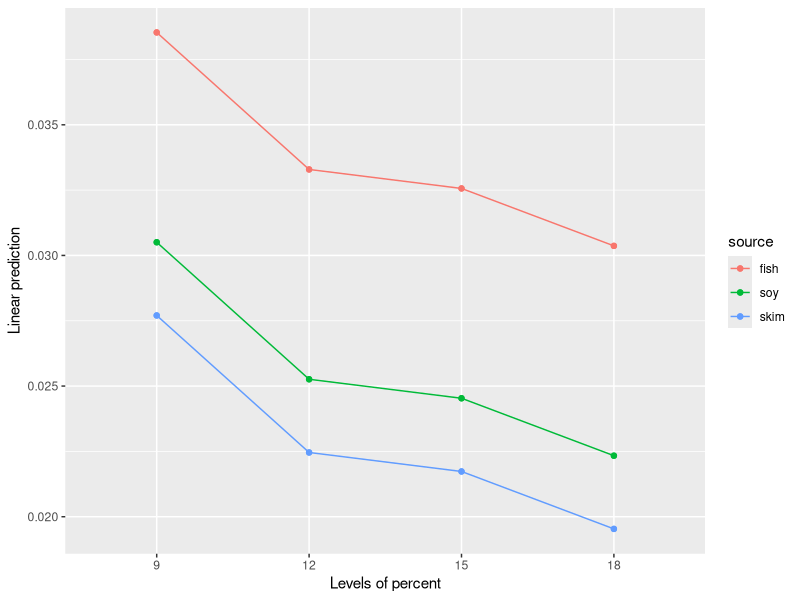
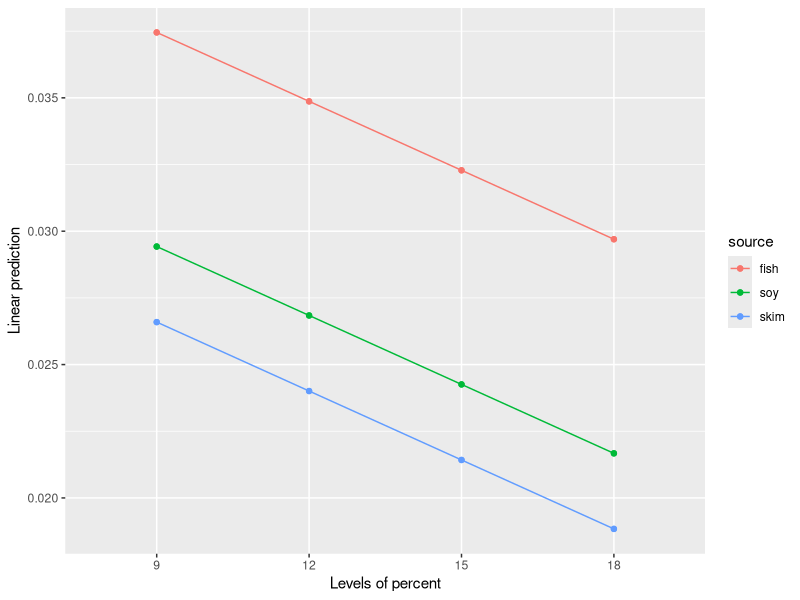
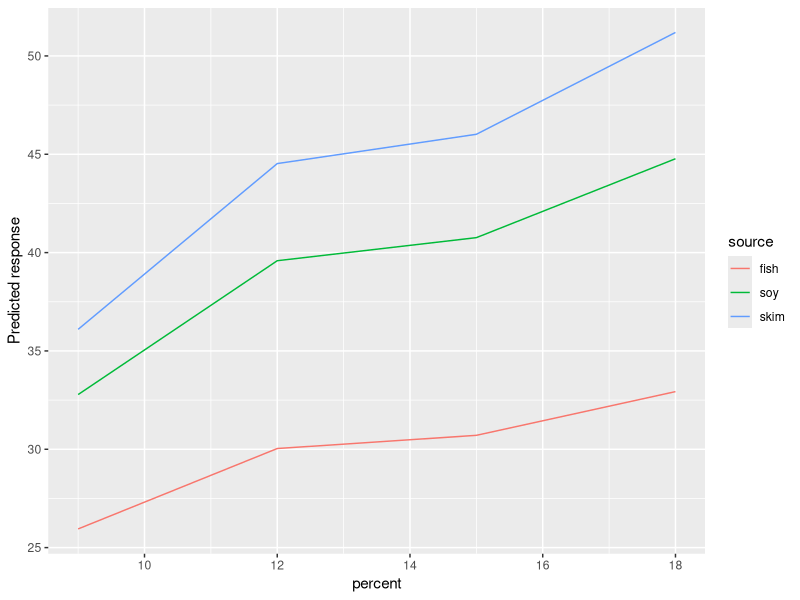
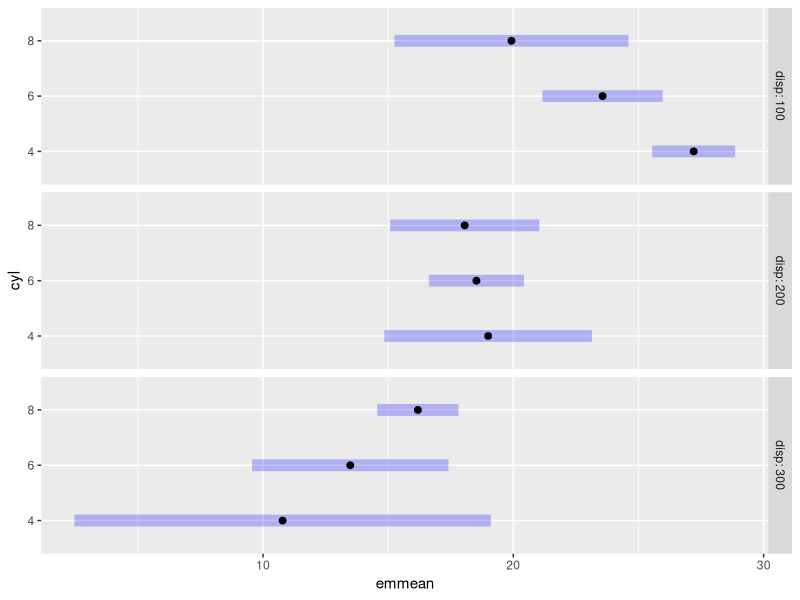
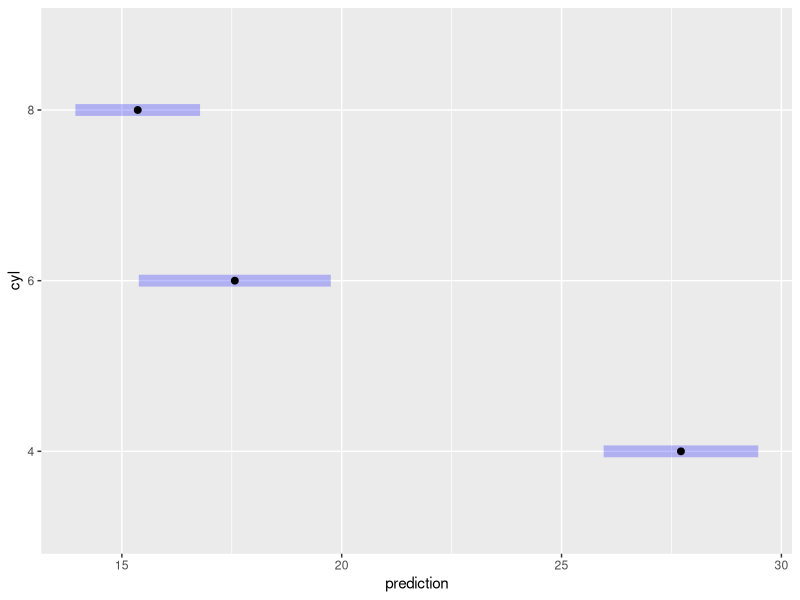
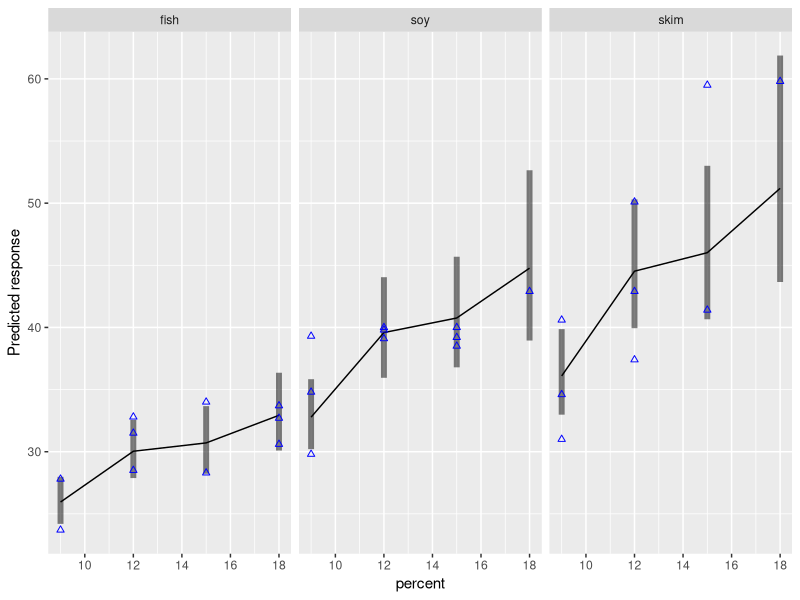

These figures' R source, in order:
## ---- chunk 1
require("emmeans")
require("ggplot2")
knitr::opts_chunk$set(fig.width = 4.5, class.output = "ro")
## ---- chunk 2
mod1 <- lm(conc ~ source * factor(percent), data = pigs)
mod2 <- update(mod1, . ~ source + factor(percent))   # no interaction
## ---- chunk 3
mod3 <- update(mod1, inverse(conc) ~ .)
mod4 <- update(mod2, inverse(conc) ~ .)     # no interaction
mod5 <- update(mod4, . ~ source + percent)  # linear term for percent
## ---- chunk 4
(EMM.source <- emmeans(mod4, "source"))
(EMM.percent <- emmeans(mod4, "percent"))
## ---- chunk 5
with(pigs, tapply(inverse(conc), source, mean))
with(pigs, tapply(inverse(conc), percent, mean))
## ---- chunk 6
(RG <- expand.grid(source = levels(pigs$source), percent = unique(pigs$percent)))
## ---- chunk 7
(preds <- matrix(predict(mod4, newdata = RG), nrow = 3))
## ---- chunk 8
apply(preds, 1, mean)   # row means -- for source
apply(preds, 2, mean)   # column means -- for percent
## ---- chunk 9
with(pigs, table(source, percent))
## ---- chunk 10
(RG4 <- ref_grid(mod4))
ref_grid(mod5)
## ---- chunk 11
(RG5 <- ref_grid(mod5, at = list(percent = c(9, 12, 15, 18))))
## ---- chunk 12
emmip(RG4, source ~ percent, style = "factor")
emmip(RG5, source ~ percent, style = "factor")
## ---- chunk 13
emmeans(RG5, "source")
## ---- chunk 14
emmeans(RG4, "source", type = "response")
emmip(RG4, source ~ percent, type = "response")
## ---- chunk 15
mcmod1 <- lm(mpg ~ factor(cyl) + disp + I(disp^2), data = mtcars)
mtcars <- transform(mtcars, 
                    dispsq = disp^2)
mcmod2 <- lm(mpg ~ factor(cyl) + disp + dispsq, data = mtcars)
## ---- chunk 16
emmeans(mcmod1, "cyl")
emmeans(mcmod2, "cyl")
## ---- chunk 17
ref_grid(mcmod1)
ref_grid(mcmod2)
## ---- chunk 18
emmeans(mcmod2, "cyl", at = list(disp = 230.72, dispsq = 230.72^2))
## ---- chunk 19
mcmod3 <- lm(mpg ~ disp * cyl, data = mtcars)
## ---- chunk 20
EMM3 <- emmeans(mcmod3, ~ cyl | disp, 
                at = list(cyl = c(4,6,8), disp = c(100,200,300)))
plot(EMM3)
## ---- chunk 21
mcrg <- ref_grid(mcmod3, at = list(cyl = c(4,6,8)),
                         cov.reduce = disp ~ cyl)
mcrg @ grid
## ---- chunk 22
plot(mcrg)
## ---- chunk 23
require("ggplot2")
emmip(mod4, ~ percent | source, CIs = TRUE, type = "response") +
    geom_point(aes(x = percent, y = conc), data = pigs, pch = 2, color = "blue")
## ---- chunk 24
ci <- confint(mcrg, level = 0.90, adjust = "scheffe")
xport <- print(ci, export = TRUE)
cat("<font color = 'blue'>\n")
knitr::kable(xport$summary, align = "r")
for (a in xport$annotations) cat(paste(a, "<br>"))
cat("</font>\n")
## ---- chunk 25
emmeans(mod4, "percent", weights = "cells")
## ---- chunk 26
mod6 <- lm(inverse(conc) ~ factor(percent), data = pigs)
emmeans(mod6, "percent")
## ---- chunk 27
MOats.lm <- lm (yield ~ Block + Variety, data = MOats)
ref_grid (MOats.lm, mult.name = "nitro")
## ---- chunk 28
class(RG4)
class(EMM.source)
## ---- chunk 29
RG4

EMM.source
## ---- chunk 30
str(EMM.source)
## ---- chunk 31
# equivalent to summary(emmeans(mod4, "percent"), level = 0.90, infer = TRUE))
emmeans(mod4, "percent", level = 0.90, infer = TRUE)
## ---- chunk 32
class(summary(EMM.source))
